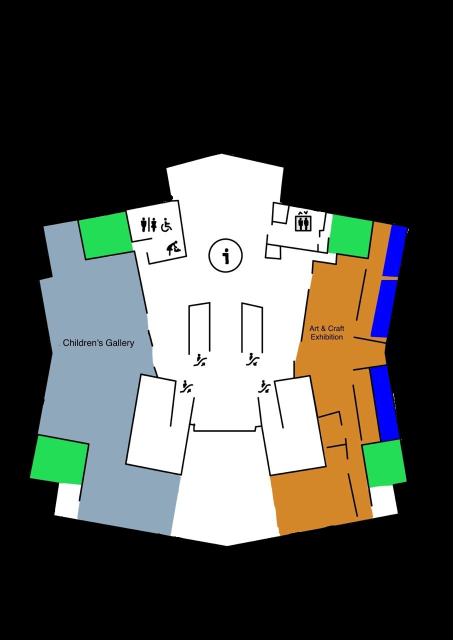
%> input picture BCM-L2-SIM-2.jpg, 905 x 1280 px (shown at 1/2 size)
$ octave untitled4.m   (GNU Octave 9; MATLAB toolbox functions it lacks are replaced by stand-ins)
%> lines starting %> are read from the running program, lines starting %| are printed output that depends on the picture; in (x1, y1, x2, y2) boxes, pixels count from 0 and x2, y2 are one past the last pixel; in counts of white or black regions, pixels touching at a corner belong together; the program's own positions count from 1
% =========================================================================
% BCM EVACUATION SIMULATION — BFS-GUIDED PSO
% MAP: BCM-L2-SIM-2.jpg (Children's Gallery + Art & Craft Exhibition)
% FYP: Particle Swarm Optimization for Museum Evacuation
%
% ALGORITHM OVERVIEW:
%   1. Detect walls from dark pixels in BCM map image
%   2. BFS (Breadth-First Search) from every exit builds a "distance field"
%      where dist_field(y,x) = minimum walkable steps to reach nearest exit
%   3. PSO velocity = inertia + cognitive (personal best) + social (BFS gradient)
%   4. Axis-separated movement: X then Y independently — NO corner cutting
%   5. Stuck recovery: try 4 cardinal directions using BFS, then random walk
%
% CHANGES FROM SIM-4 VERSION:
%   - Map file changed to BCM-L2-SIM-2.jpg
%   - Exit coordinates updated for SIM-2 green zone positions
%   - wall_thresh lowered to 40 to avoid coloured rooms being flagged as walls
%   - Figure title updated
%
% ALL AGENTS ARE NEUTRAL (same speed, same colour)
% =========================================================================

clear; clc; close all;

fprintf('╔══════════════════════════════════════════════════════════╗\n');
fprintf('║    BCM-L2-SIM-2 EVACUATION — BFS + PSO SIMULATION       ║\n');
fprintf('╚══════════════════════════════════════════════════════════╝\n\n');


%% ============================================================
%% [SECTION 1] LOAD BCM MAP IMAGE
%% ============================================================

fprintf('Loading BCM-L2-SIM-2 map...\n');

% Map file for this simulation
% ← CHANGE to 'BCM-L2-SIM-4.jpg' to switch back to the previous map
layout = imread('BCM-L2-SIM-2.jpg');
%> layout is the input picture: size 1280x905x3 uint8; mean R, G, B 77.9, 79.5, 74.6

% Define max_iter and N here so the graph axes can use them during figure setup.
% Both are also declared in their proper sections below — all values must match.
max_iter = 5000;   % hard iteration cap (matches Section 9)
N        = 80;     % total number of agents (matches Section 6)

% Wider figure: left = simulation map, right = live graph + results panel
fig = figure('Name', 'BCM-L2-SIM-2 Evacuation — BFS + PSO', 'Position', [30, 30, 1400, 800]);

% Left panel: simulation map (occupies left 60% of figure)
ax_sim = axes('Position', [0.01 0.02 0.58 0.95]);   % [left bottom width height]
imshow(layout, 'Parent', ax_sim); hold(ax_sim, 'on');
set(ax_sim, 'YDir', 'reverse');   % Pixel coords: Y increases downward
axis(ax_sim, 'on');
grid(ax_sim, 'on');                       % Grid lines for coordinate reference
set(ax_sim, 'GridColor', [1 1 0], 'GridAlpha', 0.4, 'GridLineStyle', '--');

% Top-right panel: live evacuated agents graph (occupies right 37%, top half)
ax_graph = axes('Position', [0.62 0.58 0.37 0.36]);
title(ax_graph, 'Agents Evacuated', 'FontWeight', 'bold', 'Color', 'w', 'FontSize', 11);
xlabel(ax_graph, 'Step',  'Color', 'w', 'FontSize', 9);
ylabel(ax_graph, 'Count', 'Color', 'w', 'FontSize', 9);
xlim(ax_graph, [0, max_iter]);
ylim(ax_graph, [0, N]);
set(ax_graph, 'Color', [0.1 0.1 0.1], 'XColor', 'w', 'YColor', 'w', ...
    'GridColor', 'w', 'GridAlpha', 0.2, 'FontSize', 9);
grid(ax_graph, 'on');
hold(ax_graph, 'on');
% Dashed line showing total agent count (target)
plot(ax_graph, [0 max_iter], [N N], 'g--', 'LineWidth', 1.2);
% Live evacuated count line (updated each iteration)
h_graph = plot(ax_graph, 0, 0, 'g-', 'LineWidth', 2);
graph_x = zeros(1, max_iter);   % Pre-allocate iteration x-data
graph_y = zeros(1, max_iter);   % Pre-allocate evacuated count y-data
graph_idx = 0;                  % Current fill index

% Bottom-RIGHT results panel — border via axes Box property (no annotation overlay)
ax_res = axes('Position', [0.62 0.05 0.37 0.40]);
set(ax_res, ...
    'Color',     [0.05 0.05 0.05], ...  % Dark background
    'Box',       'on', ...              % Draw border around axes
    'LineWidth',  2.5, ...              % Border thickness
    'XColor',    [1 1 1], ...           % White border (X axis line = left+right sides)
    'YColor',    [1 1 1], ...           % White border (Y axis line = top+bottom sides)
    'XTick',     [], ...                % No tick marks on X
    'YTick',     []);                   % No tick marks on Y
axis(ax_res, 'on');                     % Keep axis ON so Box border is visible
title(ax_res, 'Evacuation Results', 'FontWeight', 'bold', 'Color', [1 1 1], 'FontSize', 11);

[H, W, ~] = size(layout);     % H = image height (rows), W = image width (cols)
fprintf('  Map size: %d x %d pixels\n', W, H);
%|   Map size: 905 x 1280 pixels


%% ============================================================
%% [SECTION 2] WALL DETECTION FROM IMAGE
%% ============================================================

gray = rgb2gray(layout);        % Convert RGB image to grayscale
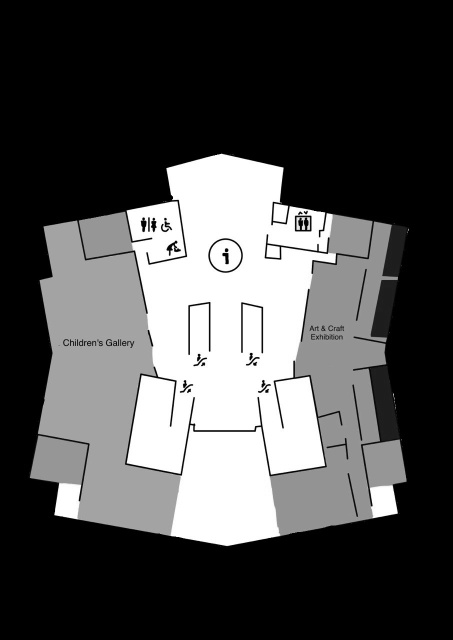
%> gray: size 1280x905 uint8 (shown at 1/2 size); min 0, max 255, mean 78.5

% SIM-2 has coloured rooms (grey, orange, blue) — these must NOT become walls.
% Only the pure black outlines and the black border outside the building = walls.
% wall_thresh = 40 is strict enough to catch black lines only.
% ← INCREASE toward 60 if thin black lines are being missed
% ← DECREASE toward 30 if coloured rooms are wrongly detected as walls
wall_thresh = 40;
walls = gray < wall_thresh;     % Logical mask: true = wall pixel
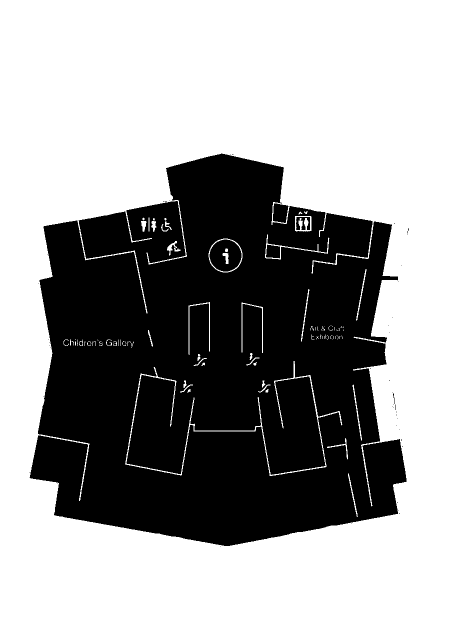
%> walls: size 1280x905 logical (shown at 1/2 size); 61.9% white; 46 black regions (40 under 20 px), largest, box (x1, y1, x2, y2) and area: (59, 307, 813, 1092) 435913, (419, 479, 483, 543) 2981, (546, 407, 577, 446) 975, (532, 489, 560, 517) 653, (592, 434, 620, 460) 458, (785, 785, 790, 808) 27

% Dilate wall mask to add a safety buffer around wall edges
% ← INCREASE disk radius if agents still clip through thin walls
walls = imdilate(walls, strel('disk', 3));
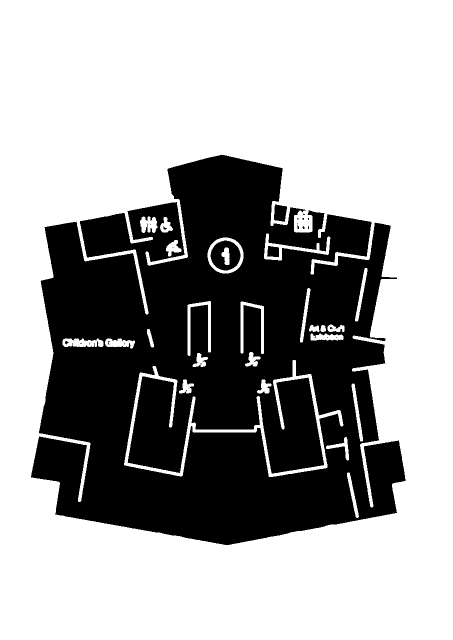
%> walls: size 1280x905 logical (shown at 1/2 size); 64.7% white; 24 black regions (17 under 20 px), largest, box (x1, y1, x2, y2) and area: (62, 309, 811, 1090) 405759, (421, 481, 481, 541) 2365, (548, 409, 574, 444) 728

fprintf('  Walls detected (threshold = %d)\n', wall_thresh);


%% ============================================================
%% [SECTION 3] PRE-CODED EXIT POSITIONS (GREEN ZONES)
%% ============================================================
% Each row = one exit: [x, y] = pixel column and pixel row of green zone CENTER.
%
% SIM-2 has 4 green exit zones:
%   Exit 1 — Top-Left    (near toilet / Children's Gallery top)
%   Exit 2 — Top-Right   (near lift / Art & Craft top)
%   Exit 3 — Bottom-Left (bottom of Children's Gallery)
%   Exit 4 — Bottom-Right(bottom of Art & Craft Exhibition)
%
% ════════════════════════════════════════════════════════════
% HOW TO GET EXACT COORDINATES FOR THIS MAP:
%   Step 1 — In MATLAB Command Window, run:
%               figure; imshow(imread('BCM-L2-SIM-2.jpg'))
%   Step 2 — In the figure toolbar, click the Data Cursor icon (crosshair)
%             OR go to: Tools → Data Cursor
%   Step 3 — Click the EXACT CENTRE of each green box
%   Step 4 — Read the [X: ... Y: ...] values shown in the tooltip
%   Step 5 — Replace the placeholder values below with your readings
% ════════════════════════════════════════════════════════════

exits = [
    200, 480;   % Exit 1 — Top-Left     (confirmed)
    700, 480;   % Exit 2 — Top-Right    (confirmed)
    115, 910;   % Exit 3 — Bottom-Left  (confirmed)
    770, 915;   % Exit 4 — Bottom-Right (confirmed)
];

% ← ADD more rows here if there are extra exits in SIM-2

num_exits    = size(exits, 1);          % Total exit count (auto-updates)
exit_blocked = false(num_exits, 1);     % All exits open at start
% ← To block an exit from the start: exit_blocked(2) = true;

% ── EXIT COORDINATE VALIDATION ───────────────────────────────
% Checks that no exit is still set to the placeholder value [0, 0].
% If any row is [0,0], the simulation cannot run — BFS will find nothing
% and randi will crash with "First input must be a positive scalar integer".
for e = 1:num_exits
    if exits(e,1) == 0 || exits(e,2) == 0
        error(['EXIT COORDINATES NOT SET!\n' ...
               'Exit %d is still at placeholder [0, 0].\n\n' ...
               'HOW TO FIX:\n' ...
               '  1. Run: figure; imshow(imread(''BCM-L2-SIM-2.jpg''))\n' ...
               '  2. Go to Tools → Data Cursor (or press D)\n' ...
               '  3. Click the centre of each green exit box\n' ...
               '  4. Read [X, Y] from the tooltip\n' ...
               '  5. Replace the 000,000 placeholders in Section 3\n'], e);
    end
    if exits(e,1) < 1 || exits(e,1) > W || exits(e,2) < 1 || exits(e,2) > H
        error(['EXIT %d IS OUTSIDE THE IMAGE BOUNDS!\n' ...
               'Given [%d, %d] but image is %d x %d pixels.\n' ...
               'Re-check coordinates using Data Cursor.\n'], ...
               e, exits(e,1), exits(e,2), W, H);
    end
end
fprintf('  Exit coordinates validated OK\n');
% ─────────────────────────────────────────────────────────────

% Draw exit markers explicitly on ax_sim (avoids drawing on wrong axes)
plot(ax_sim, exits(:,1), exits(:,2), 'go', ...
    'MarkerSize', 20, 'MarkerFaceColor', [0 0.9 0], ...
    'MarkerEdgeColor', [0 0.5 0], 'LineWidth', 2, ...
    'DisplayName', 'Exits');

% Label each exit on ax_sim
for e = 1:num_exits
    text(ax_sim, exits(e,1), exits(e,2) - 42, sprintf('Exit %d', e), ...
        'Color', [1 1 0], 'FontWeight', 'bold', 'FontSize', 9, ...
        'HorizontalAlignment', 'center');
end

fprintf('  %d exits pre-coded\n', num_exits);


%% ============================================================
%% [SECTION 4] BFS DISTANCE FIELD COMPUTATION
%% ============================================================
% BFS floods outward from all open exits through walkable pixels only.
% Result: dist_field(y,x) = wall-free steps from pixel (x,y) to nearest exit.
%   dist = 0   → inside exit zone
%   dist = N   → N steps to nearest exit
%   dist = Inf → unreachable (isolated room or inside wall)
%
% Agents follow the decreasing gradient of dist_field, so every step is
% guaranteed wall-free. Narrow doors and alleys work automatically.

fprintf('Computing BFS distance field (please wait)...\n');

dist_field = inf(H, W, 'double');   % All pixels initialised as unreachable

% Preallocate BFS queue — maximum size = total pixel count
q_data = zeros(H * W, 2, 'int32'); % Each row: [row_y, col_x]
q_head = int32(1);                  % Index of next item to dequeue
q_tail = int32(0);                  % Index of last item enqueued

% Radius of pixels around exit center that count as "at the exit"
% ← INCREASE if agents don't register as arrived at exits
% ← DECREASE if two exits are very close together
exit_radius = 22;   % pixels

% Seed BFS from all open exits
for e = 1:num_exits
    if exit_blocked(e), continue; end   % Skip exits blocked at start

    ex = exits(e, 1);   % Exit center column (x)
    ey = exits(e, 2);   % Exit center row    (y)

    % Mark a circular patch around each exit as distance = 0
    for dy = -exit_radius : exit_radius
        for dx = -exit_radius : exit_radius
            nx = ex + dx;
            ny = ey + dy;

            if nx < 1 || nx > W || ny < 1 || ny > H, continue; end   % Out of bounds
            if sqrt(dx^2 + dy^2) > exit_radius,       continue; end   % Outside circle
            if walls(ny, nx),                          continue; end   % Wall pixel
            if dist_field(ny, nx) == 0,                continue; end   % Already seeded

            dist_field(ny, nx) = 0;
            q_tail = q_tail + 1;
            q_data(q_tail, :) = int32([ny, nx]);
        end
    end
end
%> dist_field: size 1280x905 double; 99.48% of the values are NaN or infinite; the others: min 0, max 0, mean 0
%> after the loop, q_tail = 6068

% 4-connected neighbour offsets — no diagonals prevents corner cutting
NY4 = int32([0,  0,  1, -1]);   % Row offsets: right, left, down, up
NX4 = int32([1, -1,  0,  0]);   % Col offsets

% BFS propagation
while q_head <= q_tail
    cy = q_data(q_head, 1);     % Current pixel row
    cx = q_data(q_head, 2);     % Current pixel col
    q_head = q_head + 1;

    cd = dist_field(cy, cx);

    for n = 1:4
        ny2 = cy + NY4(n);
        nx2 = cx + NX4(n);

        if ny2 < 1 || ny2 > H || nx2 < 1 || nx2 > W, continue; end
        if walls(ny2, nx2),                            continue; end
        if dist_field(ny2, nx2) <= cd + 1,             continue; end

        dist_field(ny2, nx2) = cd + 1;
        q_tail = q_tail + 1;
        q_data(q_tail, :) = int32([ny2, nx2]);
    end
end
%> this loop made 405748 passes
%> (cy, cx) on passes 1 to 3: (458, 200), (459, 194), (459, 195)
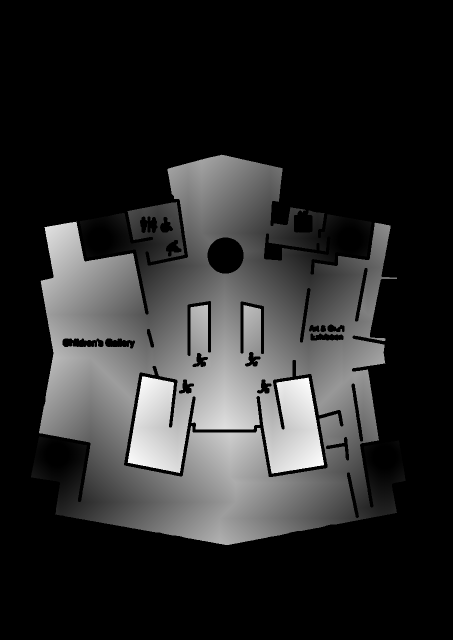
%> dist_field: size 1280x905 double (shown at 1/2 size); 64.97% of the values are NaN or infinite; the others: min 0, max 678, mean 322.2; drawn with min black, max white, NaN and infinite black
%> after the loop, q_head = 405749; q_tail = 405748

% Report unreachable walkable cells
unreachable_count = sum(~walls(:) & isinf(dist_field(:)));
%> unreachable_count = 3745
fprintf('  BFS complete. Unreachable walkable cells: %d\n', unreachable_count);
%|   BFS complete. Unreachable walkable cells: 3745
if unreachable_count > 0
    fprintf('  WARNING: some cells cannot reach any exit.\n');
    fprintf('  Fix: lower wall_thresh or add exits to isolated rooms.\n');
end


%% ============================================================
%% [SECTION 5] WALKABLE AREA
%% ============================================================
% Valid spawn pixel: not a wall AND BFS-reachable from at least one exit.

walkable     = ~walls & ~isinf(dist_field);
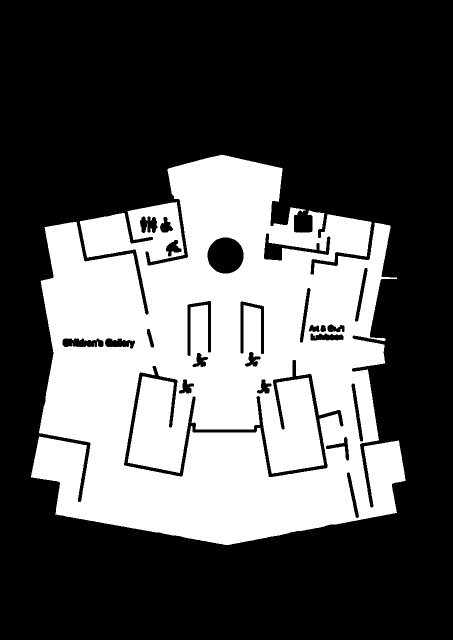
%> walkable: size 1280x905 logical (shown at 1/2 size); 35% white; 1 white region, box (x1, y1, x2, y2) and area: (62, 309, 811, 1090) 405748
[wy, wx]     = find(walkable);
%> wy = 405748 values from 310 to 1090; wx = 405748 values from 63 to 811
num_walkable = numel(wx);
%> num_walkable = 405748
%> (the rest of the program and of its run is left out)
